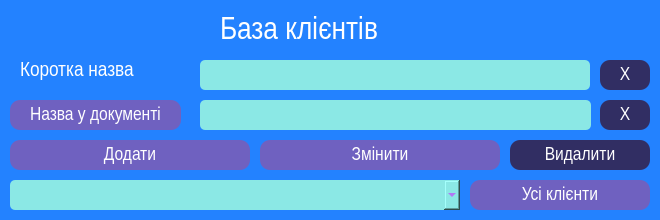
   <widget class="QFrame" name="customers_frame">
    <property name="geometry">
     <rect>
      <x>830</x>
      <y>20</y>
      <width>660</width>
      <height>220</height>
     </rect>
    </property>
    <property name="styleSheet">
     <string notr="true">background-color: rgb(35, 130, 255);
border-radius: 10px;</string>
    </property>
    <property name="frameShape">
     <enum>QFrame::StyledPanel</enum>
    </property>
    <property name="frameShadow">
     <enum>QFrame::Raised</enum>
    </property>
    <widget class="QLineEdit" name="customer_short_name_value">
     <property name="geometry">
      <rect>
       <x>200</x>
       <y>60</y>
       <width>390</width>
       <height>30</height>
      </rect>
     </property>
     <property name="font">
      <font>
       <family>Arial Narrow</family>
       <pointsize>12</pointsize>
      </font>
     </property>
     <property name="styleSheet">
      <string notr="true">QLineEdit{

	background-color:#8BE8E5;
	color: rgb(202, 8, 255);
	border: 1px  rgb(237, 255, 152);
border-radius: 5px;
}
QLineEdit:hover {
	border: 3px solid rgb(2, 35, 255);
}
QLineEdit:focus {
	border: 3px solid rgb(0, 255, 162);
}</string>
     </property>
    </widget>
    <widget class="QLabel" name="short_name_label">
     <property name="enabled">
      <bool>false</bool>
     </property>
     <property name="geometry">
      <rect>
       <x>20</x>
       <y>50</y>
       <width>171</width>
       <height>40</height>
      </rect>
     </property>
     <property name="font">
      <font>
       <family>Arial Narrow</family>
       <pointsize>16</pointsize>
      </font>
     </property>
     <property name="styleSheet">
      <string notr="true">background-color: qlineargradient(spread:pad, x1:0, y1:0, x2:1, y2:0, stop:0 rgba(0, 0, 0, 0), stop:1 rgba(255, 255, 255, 0));
color:rgb(255, 255, 255);</string>
     </property>
     <property name="text">
      <string>Коротка назва</string>
     </property>
    </widget>
    <widget class="QLineEdit" name="customer_full_name_value">
     <property name="geometry">
      <rect>
       <x>200</x>
       <y>100</y>
       <width>391</width>
       <height>30</height>
      </rect>
     </property>
     <property name="font">
      <font>
       <family>Arial Narrow</family>
       <pointsize>12</pointsize>
      </font>
     </property>
     <property name="styleSheet">
      <string notr="true">QLineEdit{

	background-color:#8BE8E5;
	color: rgb(202, 8, 255);
	border: 1px  rgb(237, 255, 152);
border-radius: 5px;
}
QLineEdit:hover {
	border: 3px solid rgb(2, 35, 255);
}
QLineEdit:focus {
	border: 3px solid rgb(0, 255, 162);
}</string>
     </property>
    </widget>
    <widget class="QPushButton" name="get_full_name_Button">
     <property name="geometry">
      <rect>
       <x>10</x>
       <y>100</y>
       <width>171</width>
       <height>30</height>
      </rect>
     </property>
     <property name="font">
      <font>
       <family>Arial Narrow</family>
       <pointsize>14</pointsize>
      </font>
     </property>
     <property name="styleSheet">
      <string notr="true">QPushButton {
background-color: #6F61C0;
color:white;
border-radius: 10px;
}
QPushButton:hover {
    background-color:  rgb(48, 221, 255);
}</string>
     </property>
     <property name="text">
      <string>Назва у документі</string>
     </property>
    </widget>
    <widget class="QPushButton" name="add_customer_Button">
     <property name="geometry">
      <rect>
       <x>10</x>
       <y>140</y>
       <width>240</width>
       <height>30</height>
      </rect>
     </property>
     <property name="font">
      <font>
       <family>Arial Narrow</family>
       <pointsize>14</pointsize>
      </font>
     </property>
     <property name="styleSheet">
      <string notr="true">QPushButton {
background-color: #6F61C0;
color:white;
border-radius: 10px;
}
QPushButton:hover {
    background-color:  rgb(48, 221, 255);
}</string>
     </property>
     <property name="text">
      <string>Додати</string>
     </property>
    </widget>
    <widget class="QPushButton" name="update_customer_Button">
     <property name="geometry">
      <rect>
       <x>260</x>
       <y>140</y>
       <width>240</width>
       <height>30</height>
      </rect>
     </property>
     <property name="font">
      <font>
       <family>Arial Narrow</family>
       <pointsize>14</pointsize>
      </font>
     </property>
     <property name="toolTip">
      <string notr="true"/>
     </property>
     <property name="styleSheet">
      <string notr="true">QPushButton {
background-color: #6F61C0;
color:white;
border-radius: 10px;
}
QPushButton:hover {
    background-color:  rgb(48, 221, 255);
}</string>
     </property>
     <property name="text">
      <string>Змінити</string>
     </property>
     <property name="default">
      <bool>true</bool>
     </property>
    </widget>
    <widget class="QComboBox" name="list_customer_comboBox">
     <property name="geometry">
      <rect>
       <x>10</x>
       <y>180</y>
       <width>450</width>
       <height>30</height>
      </rect>
     </property>
     <property name="font">
      <font>
       <family>Arial Narrow</family>
       <pointsize>12</pointsize>
      </font>
     </property>
     <property name="styleSheet">
      <string notr="true">QComboBox{
	background-color:#8BE8E5;
	color: rgb(199, 55, 255);
	border: 1px  rgb(237, 255, 152);
border-radius: 5px;
}
QComboBox:hover {
	border: 3px solid rgb(2, 35, 255);
}
QComboBox:focus {

	border: 3px solid rgb(0, 255, 162);
}</string>
     </property>
    </widget>
    <widget class="QPushButton" name="delete_customer_Button">
     <property name="geometry">
      <rect>
       <x>510</x>
       <y>140</y>
       <width>140</width>
       <height>30</height>
      </rect>
     </property>
     <property name="font">
      <font>
       <family>Arial Narrow</family>
       <pointsize>14</pointsize>
      </font>
     </property>
     <property name="styleSheet">
      <string notr="true">QPushButton {
background: #312E63;
color: white;
border-radius: 10px;
}
QPushButton:hover {
    background-color:  rgb(48, 221, 255);
}</string>
     </property>
     <property name="text">
      <string>Видалити</string>
     </property>
    </widget>
    <widget class="QLabel" name="db_short_name_label">
     <property name="enabled">
      <bool>false</bool>
     </property>
     <property name="geometry">
      <rect>
       <x>220</x>
       <y>10</y>
       <width>200</width>
       <height>40</height>
      </rect>
     </property>
     <property name="font">
      <font>
       <family>Arial Narrow</family>
       <pointsize>24</pointsize>
      </font>
     </property>
     <property name="styleSheet">
      <string notr="true">background-color: qlineargradient(spread:pad, x1:0, y1:0, x2:1, y2:0, stop:0 rgba(0, 0, 0, 0), stop:1 rgba(255, 255, 255, 0));
color:rgb(255, 255, 255);</string>
     </property>
     <property name="text">
      <string>База клієнтів</string>
     </property>
    </widget>
    <widget class="QPushButton" name="all_customers_Button">
     <property name="geometry">
      <rect>
       <x>470</x>
       <y>180</y>
       <width>180</width>
       <height>30</height>
      </rect>
     </property>
     <property name="font">
      <font>
       <family>Arial Narrow</family>
       <pointsize>14</pointsize>
      </font>
     </property>
     <property name="styleSheet">
      <string notr="true">QPushButton {
background-color: #6F61C0;
color:white;
border-radius: 10px;
}
QPushButton:hover {
    background-color:  rgb(48, 221, 255);
}</string>
     </property>
     <property name="text">
      <string>Усі клієнти</string>
     </property>
    </widget>
    <widget class="QPushButton" name="reset_short_name_Button">
     <property name="geometry">
      <rect>
       <x>600</x>
       <y>60</y>
       <width>50</width>
       <height>30</height>
      </rect>
     </property>
     <property name="font">
      <font>
       <family>Arial Narrow</family>
       <pointsize>14</pointsize>
      </font>
     </property>
     <property name="styleSheet">
      <string notr="true">QPushButton {
background: #312E63;
color: white;
border-radius: 10px;
}
QPushButton:hover {
    background-color:  rgb(48, 221, 255);
}</string>
     </property>
     <property name="text">
      <string>X</string>
     </property>
    </widget>
    <widget class="QPushButton" name="reset_full_name_Button">
     <property name="geometry">
      <rect>
       <x>600</x>
       <y>100</y>
       <width>50</width>
       <height>30</height>
      </rect>
     </property>
     <property name="font">
      <font>
       <family>Arial Narrow</family>
       <pointsize>14</pointsize>
      </font>
     </property>
     <property name="styleSheet">
      <string notr="true">QPushButton {
background: #312E63;
color: white;
border-radius: 10px;
}
QPushButton:hover {
    background-color:  rgb(48, 221, 255);
}</string>
     </property>
     <property name="text">
      <string>X</string>
     </property>
    </widget>
   </widget>
